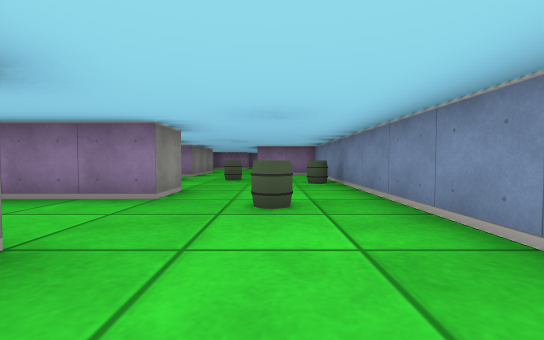
view 1 (above)

18 first-person views from a walk through a cub3D ray-caster map. The camera is about half as high as the walls, tilts 2° down and sees 90° across. The floor is counted in squares. Each view is taken from the middle of a square. On the plan, view 1 faces up. The plan holds only what a view shows up to about 9 squares ahead; the rest is blank.

view 2
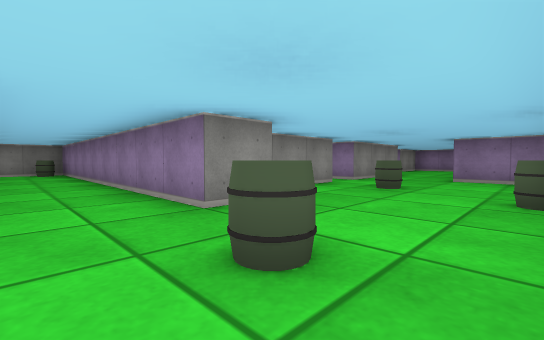

view 3
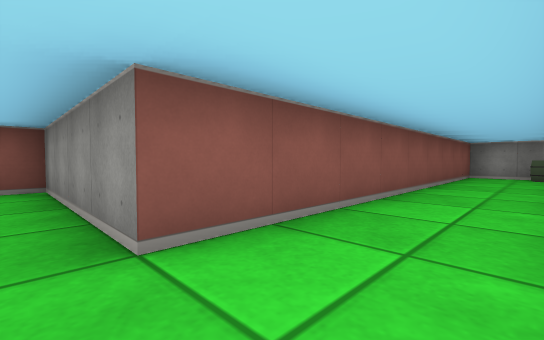

view 4
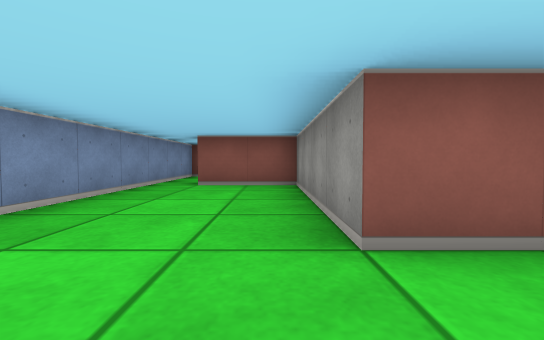

view 5
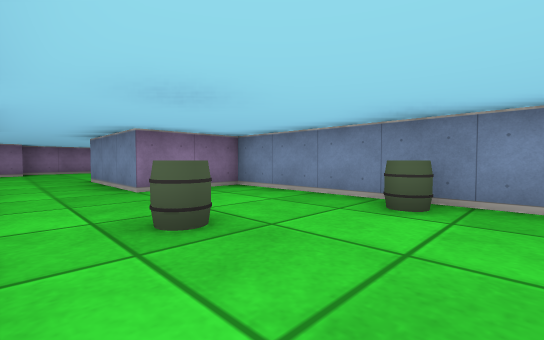

view 6
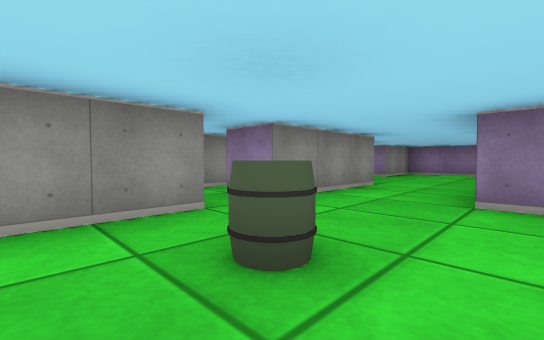

view 7
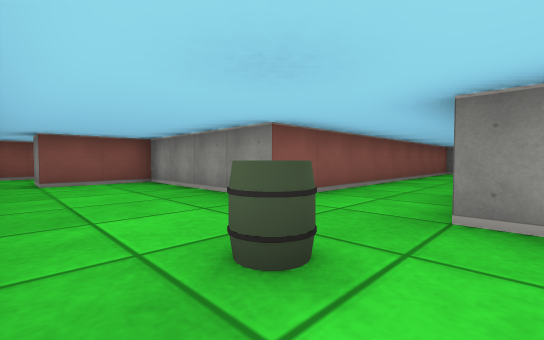

view 8
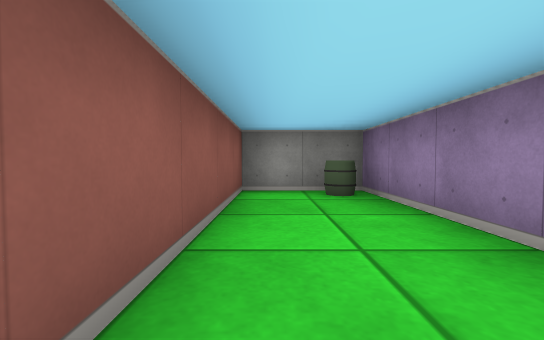

view 9
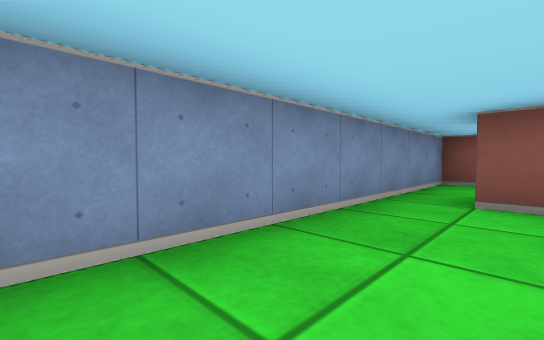

view 10
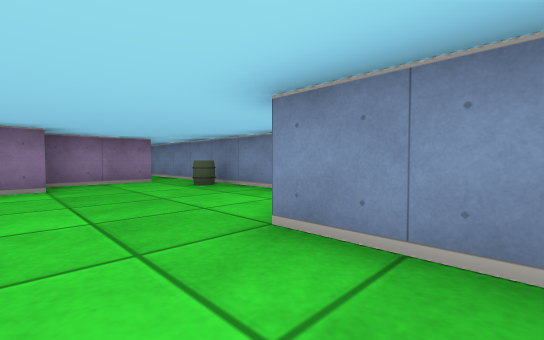

view 11
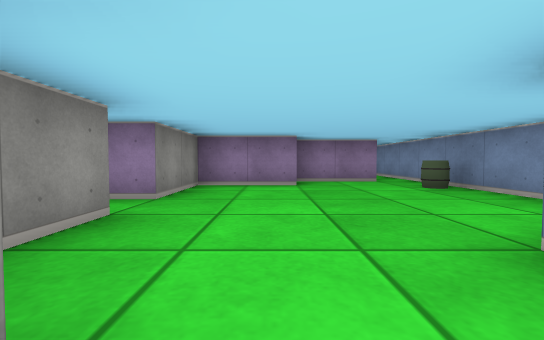

view 12
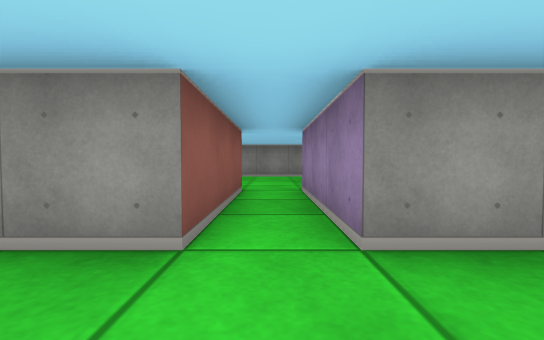

view 13
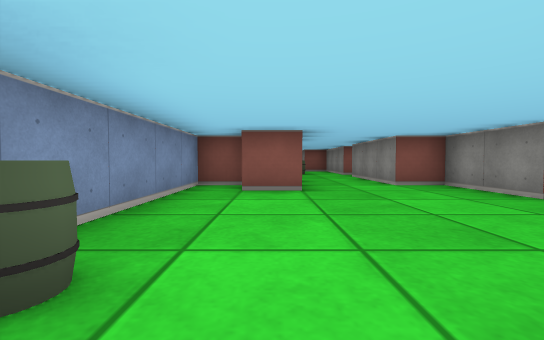

view 14
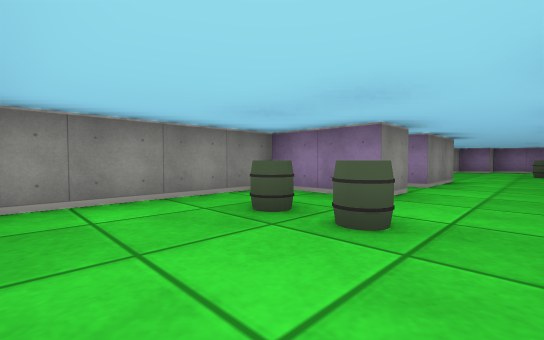

view 15
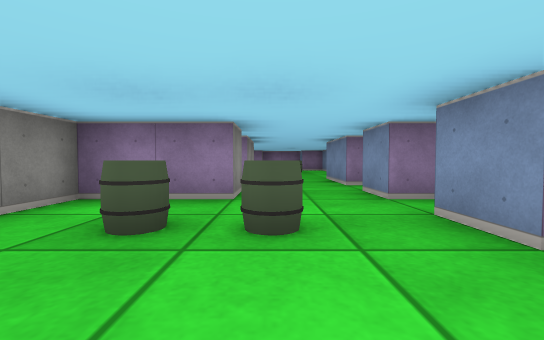

view 16
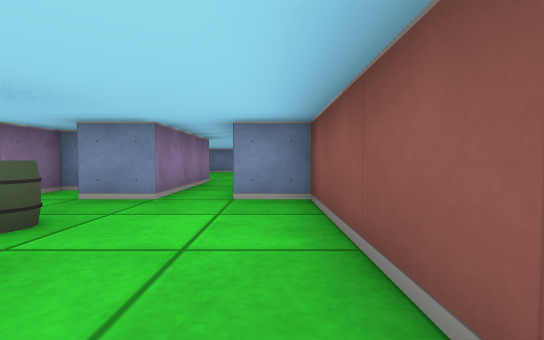

view 17
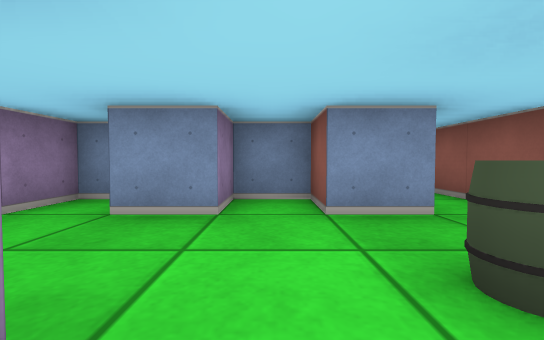

view 18
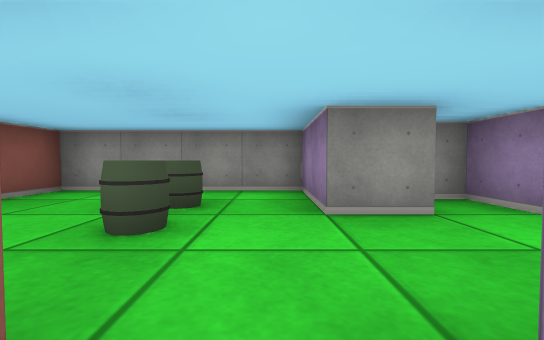

### Floor plan
Points are (right, up) in squares from view 1. A wall is a line through its corners. A room is listed if a view was taken in it or the views show most of it. See-through windows are left out.
Room 1 (views 1, 2, 3, 4, 5, 6, 7, 8, 9)
walls: (-1.5, 4.5) (-1.5, 3.5) (-10.5, 3.5) (-10.5, 1.5) (-1.5, 1.5) (-1.5, -2.5) (0.5, -2.5); (-2.5, 7.6) (-2.5, 5.5); (-2.5, 9.5) (-2.5, 8.5) (-3.5, 8.5); (1.5, -2.5) (1.5, 9.5) (-0.5, 9.5)
ways out: opening at (-1.5, 10) to room 2; opening at (-3, 8); opening at (1, -3)
objects: barrel (-10, 3); barrel (-1, 7); barrel (0, 3); barrel (1, 6)
Room 2 (views 10, 11, 12, 13)
walls: (-1.4, 16.5) (-3.5, 16.5) (-3.5, 14.5) (-6.5, 14.5); (0.5, 11.5) (1.5, 11.5) (1.5, 20.1); (0.6, 17.5) (-1.5, 17.5); (-0.5, 9.5) (-0.5, 12.5) (0.5, 12.5); (-6.5, 13.5) (-3.5, 13.5) (-3.5, 11.5) (-2.5, 11.5) (-2.5, 9.5)
ways out: opening at (-1.5, 10) to room 1; opening at (-6, 14) to room 3; opening at (1, 18.5)
objects: barrel (1, 16)
Room 3 (views 14, 15, 16, 17, 18)
walls: (-8.5, 16.5) (-10.5, 16.5) (-10.5, 12.5) (-6.5, 12.5) (-6.5, 13.5); (-6.5, 14.5) (-6.5, 15.5) (-5.5, 15.5) (-5.5, 16.5) (-6.5, 16.5)
ways out: opening at (-6, 14) to room 2; opening at (-7.5, 17) to room 4
objects: barrel (-9, 15); barrel (-8, 15)
Room 4 (no view inside)
walls: (-8.5, 17.6) (-8.5, 16.5); (-6.5, 16.5) (-6.5, 17.5); (-5.5, 18) (-5.5, 18.5) (-6.5, 18.5) (-6.5, 20.5); (-8.5, 20.5) (-8.5, 18.5) (-9.5, 18.5) (-9.5, 18)
ways out: opening at (-7.5, 17) to room 3; opening at (-7.5, 19.5)

Positions as (right, up) in squares from view 1, and headings:
1: (0, 0), facing up
2: (1, 2), facing up-left
3: (-1, 3), facing down-left
4: (-1, 3), facing down
5: (-2, 5), facing up-right
6: (0, 6), facing up-left
7: (1, 4), facing down-left
8: (-6, 2), facing left
9: (0, 1), facing down-right
10: (-2, 11), facing up-right
11: (-2, 11), facing up
12: (-2, 14), facing left
13: (0, 17), facing down
14: (-7, 13), facing up-left
15: (-8, 13), facing up
16: (-10, 13), facing right
17: (-9, 16), facing right
18: (-6, 16), facing left
